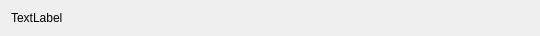
<?xml version="1.0" encoding="UTF-8"?>
<ui version="4.0">
 <class>ParameterWidget</class>
 <widget class="QWidget" name="ParameterWidget">
  <property name="geometry">
   <rect>
    <x>0</x>
    <y>0</y>
    <width>540</width>
    <height>35</height>
   </rect>
  </property>
  <property name="windowTitle">
   <string>Form</string>
  </property>
  <property name="styleSheet">
   <string notr="true"/>
  </property>
  <layout class="QHBoxLayout" name="horizontalLayout">
   <item>
    <widget class="QLabel" name="nameLBL">
     <property name="minimumSize">
      <size>
       <width>200</width>
       <height>0</height>
      </size>
     </property>
     <property name="text">
      <string>TextLabel</string>
     </property>
    </widget>
   </item>
  </layout>
 </widget>
 <resources/>
 <connections/>
</ui>
